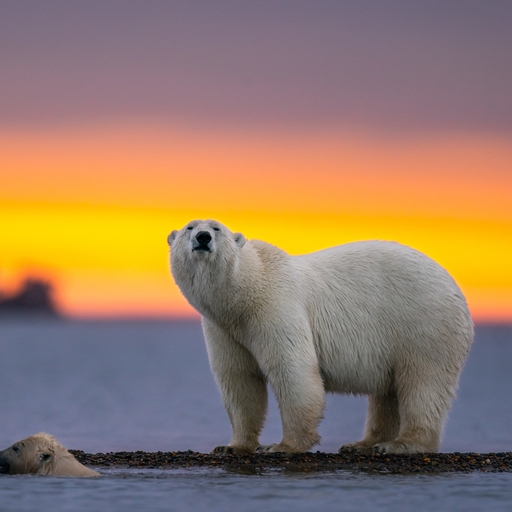
#> input picture images/input/512X512.jpg, 512 x 512 px, given in place of serial_denoised.png, which was not available; the run also reads 1 picture not shown here
$ python compare_accuracy.py
#> lines starting #> are read from the running program, lines starting #| are printed output that depends on the picture; long printed decimals are rounded; pictures that were not available may be replaced by others from this repository, and a replacement may not be noted
#!/usr/bin/env python3
"""
HPC Image Processing Accuracy Comparison Tool
Compares parallel implementations against serial baseline using RMSE, MAE, SSIM
"""

import cv2
import numpy as np
from pathlib import Path
from dataclasses import dataclass
from typing import Dict, Optional
import sys

@dataclass
class ComparisonMetrics:
    rmse: float
    mae: float
    max_diff: float
    min_diff: float
    different_pixels: int
    total_pixels: int
    similarity_percent: float
    ssim: float  # Structural Similarity Index

class ImageComparator:
    def __init__(self, base_path: str = "./"):
        self.base_path = Path(base_path)
        self.methods = ["serial", "openmp", "pthread", "mpi", "hybrid"]
        self.stages = ["denoised", "edges"]

    def load_image(self, method: str, stage: str) -> np.ndarray:
        """Load image for a specific method and stage"""
#> called with method = 'serial', stage = 'denoised'
        filename = f"{method}_{stage}.png"
        filepath = self.base_path / filename

        img = cv2.imread(str(filepath), cv2.IMREAD_GRAYSCALE)
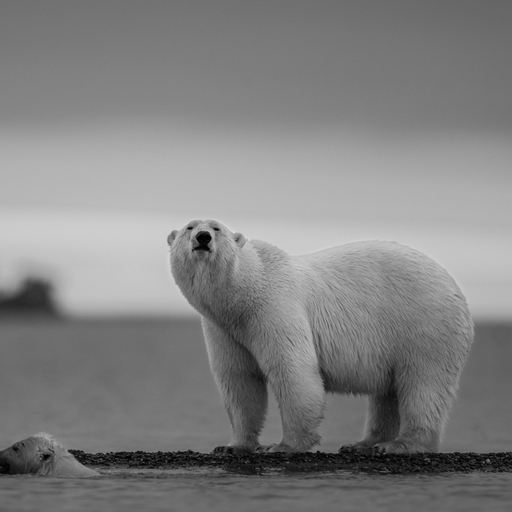
#> img: shape (512, 512); min 0, max 217, mean 129.5
#|   Denoised: (512, 512) pixels
#|   Edges: (840, 840) pixels
        if img is None:
            print(f"[WARNING] Image not found: {filepath}")
            return None
        return img

    def calculate_ssim(self, img1: np.ndarray, img2: np.ndarray) -> float:
        """Calculate Structural Similarity Index"""
        # Convert to normalized float and use SSIM constants for the 0.0-1.0 scale.
        img1_f = img1.astype(np.float64) / 255.0
        img2_f = img2.astype(np.float64) / 255.0

        # Calculate mean
        mu1 = cv2.blur(img1_f, (11, 11))
        mu2 = cv2.blur(img2_f, (11, 11))

        # Calculate variance and covariance
        mu1_sq = mu1 ** 2
        mu2_sq = mu2 ** 2
        mu1_mu2 = mu1 * mu2

        sigma1_sq = cv2.blur(img1_f ** 2, (11, 11)) - mu1_sq
        sigma2_sq = cv2.blur(img2_f ** 2, (11, 11)) - mu2_sq
        sigma12 = cv2.blur(img1_f * img2_f, (11, 11)) - mu1_mu2

        c1 = 0.01 ** 2
        c2 = 0.03 ** 2

        ssim_map = ((2 * mu1_mu2 + c1) * (2 * sigma12 + c2)) / \
                   ((mu1_sq + mu2_sq + c1) * (sigma1_sq + sigma2_sq + c2))

        return np.mean(ssim_map)

    def compare_images(self, serial: np.ndarray, parallel: np.ndarray,
                      method_name: str, stage_name: str) -> Optional[ComparisonMetrics]:
        """Compare serial and parallel images"""
#> called with method_name = 'serial', stage_name = 'denoised'

        if serial is None or parallel is None:
            print(f"[ERROR] Missing image for {method_name} {stage_name}")
            return None

        if serial.shape != parallel.shape:
            print(f"[ERROR] Shape mismatch for {method_name} {stage_name}")
            print(f"  Serial: {serial.shape}, Parallel: {parallel.shape}")
            return None

        total_pixels = serial.size
#> total_pixels = 262144
        diff = np.abs(serial.astype(np.float32) - parallel.astype(np.float32))
#> diff: shape (512, 512) float32; every value is 0

        rmse = np.sqrt(np.mean(diff ** 2))
#> rmse = 0
        mae = np.mean(diff)
#> mae = 0
        max_diff = np.max(diff)
#> max_diff = 0
        min_diff = np.min(diff)
#> min_diff = 0
        different_pixels = np.count_nonzero(diff)
#> different_pixels = 0
        similarity_percent = ((total_pixels - different_pixels) / total_pixels) * 100
#> similarity_percent = 100

        ssim = self.calculate_ssim(serial, parallel)
#> in calculate_ssim, `mu1_sq = mu1 ** 2`:
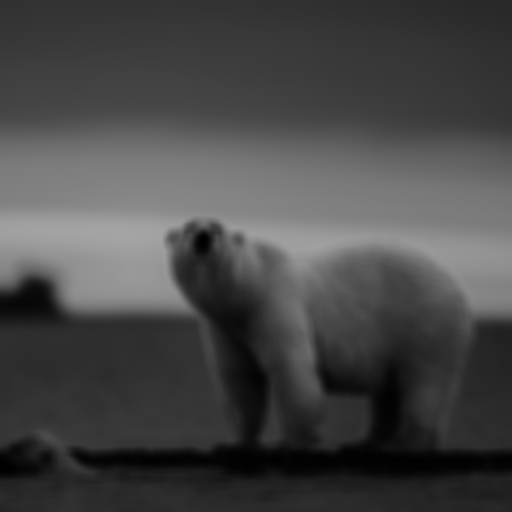
#> mu1_sq: shape (512, 512) float64; min 0.002, max 0.645, mean 0.282
#> in calculate_ssim, `sigma1_sq = cv2.blur(img1_f ** 2, (11, 11)) - mu1_sq`:
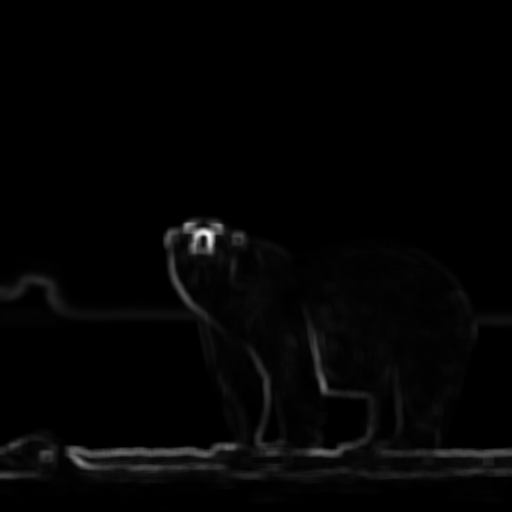
#> sigma1_sq: shape (512, 512) float64; min 3.61e-06, max 0.0768, mean 0.00127; drawn with min black and max white
#> in calculate_ssim, `ssim_map = ((2 * mu1_mu2 + c1) * (2 * sigma12 + c2)) / \ ((mu1_sq + mu..`: ssim_map: shape (512, 512) float64; every value is 1
#> ssim = 1

        return ComparisonMetrics(
            rmse=rmse,
            mae=mae,
            max_diff=max_diff,
            min_diff=min_diff,
            different_pixels=different_pixels,
            total_pixels=total_pixels,
            similarity_percent=similarity_percent,
            ssim=ssim
        )

    def print_comparison_result(self, metrics: ComparisonMetrics,
                               method: str, stage: str):
        """Print comparison results in formatted table"""
        print(f"\n{'='*70}")
        print(f"METHOD: {method.upper()} - {stage.upper()}")
        print(f"{'='*70}")

        print(f"  RMSE (Root Mean Square Error):  {metrics.rmse:.6f}")
        print(f"  MAE  (Mean Absolute Error):     {metrics.mae:.6f}")
        print(f"  SSIM (Structural Similarity):   {metrics.ssim:.6f}")
        print(f"  Max Difference:                 {metrics.max_diff:.2f}")
        print(f"  Min Difference:                 {metrics.min_diff:.2f}")
        print(f"  Different Pixels:               {metrics.different_pixels} / {metrics.total_pixels}")
        print(f"  Similarity to Serial:           {metrics.similarity_percent:.4f}%")

        print(f"\n  Status: ", end="")
        if metrics.rmse < 0.001 and metrics.different_pixels == 0:
            print("PERFECT MATCH (Identical to serial)")
        elif metrics.rmse < 0.5 and metrics.similarity_percent > 99.99:
            print("EXCELLENT (Negligible difference)")
        elif metrics.rmse < 1.0 and metrics.similarity_percent > 99.0:
            print("ACCEPTABLE (Minor rounding differences)")
        else:
            print("FAILED (Significant difference)")

    def run_full_comparison(self):
        """Run full accuracy comparison"""
        print("\n" + "="*70)
        print("HPC IMAGE PROCESSING - ACCURACY COMPARISON TOOL")
        print("Comparing all parallel implementations against serial baseline")
        print("="*70)

        # Load serial baseline
        serial_denoised = self.load_image("serial", "denoised")
        serial_edges = self.load_image("serial", "edges")

        if serial_denoised is None or serial_edges is None:
            print("[ERROR] Serial baseline files not found")
            return False

        print(f"\n[INFO] Serial baseline loaded")
        print(f"  Denoised: {serial_denoised.shape} pixels")
        print(f"  Edges: {serial_edges.shape} pixels")

        # Store results for summary
        denoised_results: Dict[str, ComparisonMetrics] = {}
        edges_results: Dict[str, ComparisonMetrics] = {}

        # Compare denoising stage
        print("\n" + "="*70)
        print("DENOISING STAGE COMPARISON (Gaussian Blur)")
        print("="*70)

        for method in self.methods:
            parallel_denoised = self.load_image(method, "denoised")
            if parallel_denoised is not None:
                metrics = self.compare_images(serial_denoised, parallel_denoised,
                                            method, "denoised")
                if metrics:
                    self.print_comparison_result(metrics, method, "Denoised")
                    denoised_results[method] = metrics

        # Compare edge detection stage
        print("\n" + "="*70)
        print("EDGE DETECTION STAGE COMPARISON (Sobel Operator)")
        print("="*70)

        for method in self.methods:
            parallel_edges = self.load_image(method, "edges")
            if parallel_edges is not None:
                metrics = self.compare_images(serial_edges, parallel_edges,
                                            method, "edges")
#> in compare_images (call 3), `diff = np.abs(serial.astype(np.float32) - parallel.astype(np.float32))`: diff: shape (840, 840) float32; every value is 0
#> in calculate_ssim (call 2), `ssim_map = ((2 * mu1_mu2 + c1) * (2 * sigma12 + c2)) / \ ((mu1_sq + mu..`: ssim_map: shape (840, 840) float64; every value is 1
                if metrics:
                    self.print_comparison_result(metrics, method, "Edges")
                    edges_results[method] = metrics

        # Print summary tables
        self._print_summary_table("DENOISING", denoised_results)
        self._print_summary_table("EDGE DETECTION", edges_results)

        # Overall conclusion
        self._print_conclusion(edges_results)

        return True

    def _print_summary_table(self, stage_name: str, results: Dict[str, ComparisonMetrics]):
        """Print summary table for a stage"""
#> called with stage_name = 'DENOISING'
        if not results:
            return

        print(f"\n{'='*80}")
        print(f"SUMMARY TABLE - {stage_name}")
        print(f"{'='*80}")

        header = f"{'Method':<12} {'RMSE':<12} {'MAE':<12} {'SSIM':<12} {'Match %':<15} {'Status':<15}"
        print(header)
#| Method       RMSE         MAE          SSIM         Match %         Status
        print("-" * 80)

        for method in self.methods:
            if method in results:
                r = results[method]

                status = ""
                if r.rmse < 0.001:
                    status = "Perfect"
                elif r.rmse < 0.5:
                    status = "Excellent"
                elif r.rmse < 1.0:
                    status = "Acceptable"
                else:
                    status = "Failed"

                print(f"{method:<12} {r.rmse:<12.6f} {r.mae:<12.6f} {r.ssim:<12.6f} "
                      f"{r.similarity_percent:<14.4f}% {status:<15}")
#> this loop made 5 passes
#| serial       0     0     1.000     100.0000      % Perfect

    def _print_conclusion(self, edges_results: Dict[str, ComparisonMetrics]):
        """Print overall conclusion"""
        print(f"\n{'='*70}")
        print("CONCLUSION")
        print(f"{'='*70}")

        if not edges_results:
            print("No comparison results available")
            return

        all_perfect = all(r.rmse < 0.001 and r.different_pixels == 0
                         for r in edges_results.values())
        all_excellent = all(r.rmse < 0.5
                           for r in edges_results.values())

        if all_perfect:
            print("ALL IMPLEMENTATIONS MATCH SERIAL PERFECTLY")
            print("   All parallel versions produce identical edge detection results.")
            print("   (RMSE < 0.001 and zero different pixels)")
        elif all_excellent:
            print("ALL IMPLEMENTATIONS MATCH SERIAL EXCELLENTLY")
            print("   All parallel versions produce nearly identical results.")
            print("   (RMSE < 0.5 - differences negligible)")
        else:
            print("SOME IMPLEMENTATIONS SHOW DIFFERENCES")
            print("   Review results above for details.")

            for method, metrics in edges_results.items():
                if metrics.rmse >= 0.5:
                    print(f"   - {method}: RMSE = {metrics.rmse:.6f}")

        print()


def main():
    import argparse

    parser = argparse.ArgumentParser(description="Compare parallel implementations accuracy")
    parser.add_argument("--path", default="./",
                       help="Base path for image files (default: ./)")

    args = parser.parse_args()

    comparator = ImageComparator(args.path)
    success = comparator.run_full_comparison()

    sys.exit(0 if success else 1)
#> (the program exits here)
